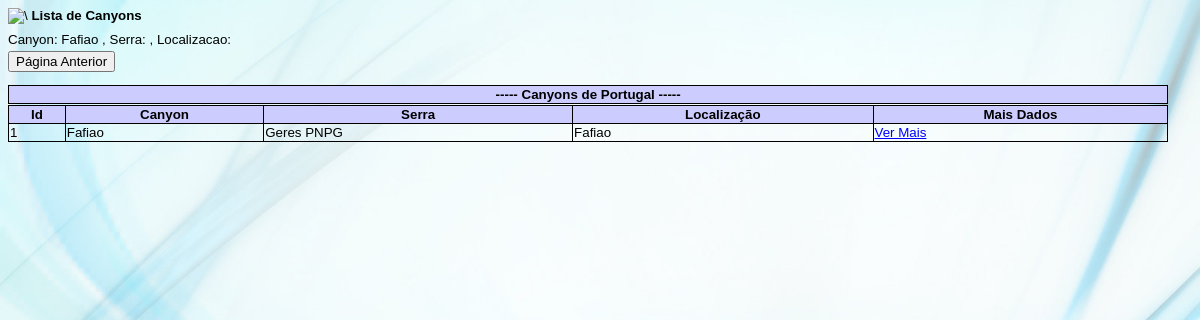
Screenshot of /src/lista_canyons.php?canyon=Fafiao with the database file from the repository.
### tables this page shows
CREATE TABLE `dadoscanyons` (
  `id` int(11) NOT NULL,
  `canyon` text NOT NULL,
  `nomeserra` text NOT NULL,
  `localizacao` text NOT NULL,
  `povoacaoinicio` text NOT NULL,
  `povoacaofim` text NOT NULL,
  `dificuldade` text NOT NULL,
  `maiorrapel` text NOT NULL,
  `horarioacesso` text NOT NULL,
  `horarioretorno` text NOT NULL,
  `descida` text NOT NULL,
  `desnivel` text NOT NULL,
  `croqui` text NOT NULL,
  `geolatitude` text NOT NULL,
  `geolongitude` text NOT NULL,
  `observacoes` text NOT NULL,
  `usersys` text NOT NULL,
  `datasys` datetime NOT NULL DEFAULT CURRENT_TIMESTAMP
);

### src/lista_canyons.php (the view, shortened to what this page needs)
<html>
<head>
	<link rel="stylesheet" type="text/css" href="..\css\style.css">
</head>
<tr>
<td><img src="https://canyonsportugal.000webhostapp.com/img/TrailAPP2.jpg" alt=\ /><b> Lista de Canyons</b>  </p>
</tr>
</html>
<?php
include_once("dbconnect.php");
if(isset($_GET['canyon'])){
	$canyon=$_GET['canyon'];
	$nomeserra=$_GET['serra'];
	$localizacao=$_GET['localizacao'];
}else{
	$canyon="*";
	$nomeserra="*";
	$localizacao="*";
}
echo "Canyon: $canyon  , Serra:$nomeserra  , Localizacao: $localizacao </p>";
$canyon = str_replace("*", "%", $canyon);
$stq  = "SELECT * FROM dadoscanyons WHERE ID > 0  ";
if ($canyon != ''){
	$stq = $stq . " AND canyon LIKE '$canyon' ";
}
$stq = $stq . " ORDER BY nomeserra ASC;";
$result = mysqli_query($con, $stq );
?>
<html>
<body>
<form> <button type="submit" formaction="pesquisa_canyon.html">Página Anterior</button> </form>
<div style="overflow:scroll;height:20px;width:98%;overflow:auto">
	<table width='100%' border= 0px>
		<thead>
			<tr bgcolor="#ccccff">
			<th>----- Canyons de Portugal -----</th>
			</tr>
		</thead>
	</table>
</div>
<div style="overflow:scroll;height:240px;width:98%;overflow:auto">
	<table width='100%' border= 0px>
		<thead>
			<tr bgcolor="#ccccff">
			<th>Id</th>
			<th>Canyon</th>
			<th>Serra</th>
			<th>Localização</th>
			<th>Mais Dados</th>
			</tr>
		</thead>
	<tbody>
	<?php
	 while($res = mysqli_fetch_array($result)) {
		echo "<tr>";
		echo "<td>".$res['id']."</td>";
		echo "<td>".$res['canyon']."</td>";
		echo "<td>".$res['nomeserra']."</td>";
		echo "<td>".$res['localizacao']."</td>";
		echo "<td><a href=\"ver_um_canyon.php?id=$res[id]\">Ver Mais</a></td>";
		echo "</tr>";
	}
	?>
		</tbody>
	</table>
</div>
</body>
</html>

### css/style.css (style rules this page uses)
table, th, td { border: 1px solid black; border-collapse: collapse; }
body { color: #000000; font-family: arial; verdana; font-size: 10pt; background-color: #ffffff; background: url('../img/imagem3.jpg') center center no-repeat fixed; -webkit-background-size: cover; -moz-background-size: cover; -o-background-size: cover; background-size: cover; }
tr { font-size: 10pt; }
a:link { color: blue; text-decoration: underline }

### rows the page displays
dadoscanyons: id "1", canyon "Fafiao", nomeserra "Geres PNPG", localizacao "Fafiao"

### other values shown
$canyon "Fafiao"
